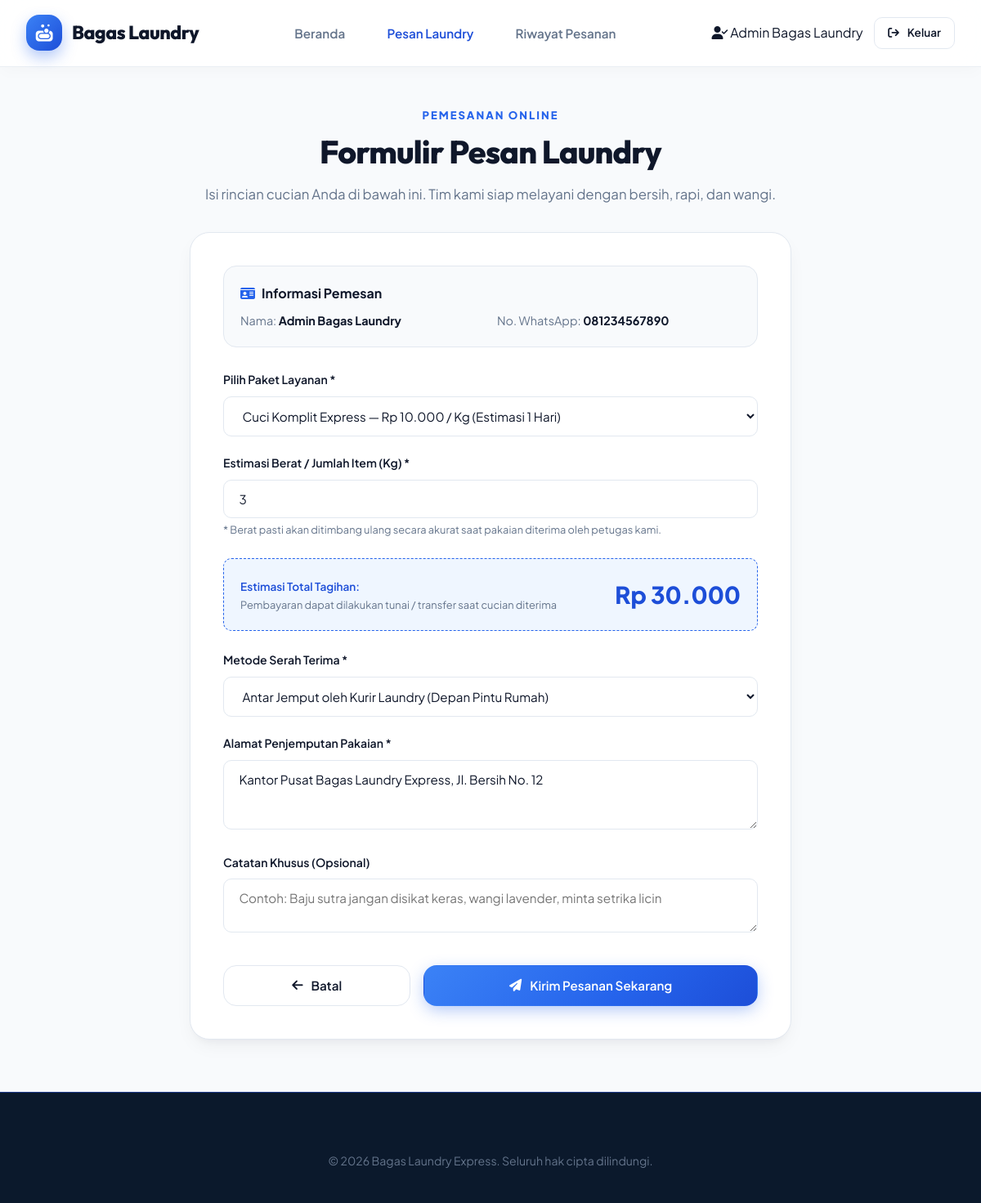
The app's page /pesan.php (signed in) with its own data.
### tables this page shows
CREATE TABLE IF NOT EXISTS `users` (
  `id` INT AUTO_INCREMENT PRIMARY KEY,
  `nama` VARCHAR(100) NOT NULL,
  `email` VARCHAR(100) NOT NULL UNIQUE,
  `password` VARCHAR(255) NOT NULL,
  `no_hp` VARCHAR(20) NOT NULL,
  `alamat` TEXT NULL,
  `role` ENUM('admin', 'pelanggan') NOT NULL DEFAULT 'pelanggan',
  `created_at` TIMESTAMP DEFAULT CURRENT_TIMESTAMP
);

### pesan.php (the view, shortened to what this page needs)
<?php
require_once 'config/database.php';
$user_id = $_SESSION['user_id'];
try {
    $stmt = $pdo->query("SELECT * FROM layanan ORDER BY id ASC");
    $layanan_list = $stmt->fetchAll();
} catch (Exception $e) {
    die("Gagal memuat layanan: " . $e->getMessage());
}
$stmt_user = $pdo->prepare("SELECT * FROM users WHERE id = ?");
$stmt_user->execute([$user_id]);
$current_user = $stmt_user->fetch();
$selected_layanan_id = isset($_GET['layanan']) ? (int)$_GET['layanan'] : ($layanan_list[0]['id'] ?? 1);
?>
<!DOCTYPE html>
<html lang="id">
<head>
    <link rel="stylesheet" href="https://cdnjs.cloudflare.com/ajax/libs/font-awesome/6.5.1/css/all.min.css">
    <link rel="stylesheet" href="assets/css/style.css">
</head>
<body>
    <header class="navbar">
        <div class="nav-container">
            <a href="index.php" class="brand-logo">
                <div class="brand-icon">
                    <i class="fa-solid fa-soap"></i>
                </div>
                <span>Bagas Laundry</span>
            </a>
            <nav class="nav-menu">
                <a href="index.php" class="nav-link">Beranda</a>
                <a href="pesan.php" class="nav-link active">Pesan Laundry</a>
                <a href="riwayat.php" class="nav-link">Riwayat Pesanan</a>
            </nav>
            <div class="nav-auth">
                <div class="user-profile-badge">
                    <i class="fa-solid fa-user-check"></i>
                    <span><?= htmlspecialchars($_SESSION['user_nama']) ?></span>
                </div>
                <a href="auth/logout.php" class="btn btn-sm btn-outline" title="Keluar">
                    <i class="fa-solid fa-arrow-right-from-bracket"></i> Keluar
                </a>
            </div>
        </div>
    </header>
    <main class="section" style="max-width: 800px; padding-top: 3rem; padding-bottom: 4rem;">
        <div style="margin-bottom: 2rem; text-align: center;">
            <span class="section-subtitle">Pemesanan Online</span>
            <h1 class="section-title">Formulir Pesan Laundry</h1>
            <p class="section-desc">Isi rincian cucian Anda di bawah ini. Tim kami siap melayani dengan bersih, rapi, dan wangi.</p>
        </div>
        <div style="background: white; border-radius: var(--radius-lg); border: 1px solid var(--border); box-shadow: var(--shadow-md); padding: 2.5rem;">
            <form action="pesan.php" method="POST">
                <div style="background: var(--bg-page); padding: 1.25rem; border-radius: var(--radius-md); border: 1px solid var(--border); margin-bottom: 1.75rem;">
                    <div style="font-weight: 700; color: var(--secondary); margin-bottom: 0.5rem; display: flex; align-items: center; gap: 8px;">
                        <i class="fa-solid fa-id-card" style="color: var(--primary);"></i> Informasi Pemesan
                    </div>
                    <div style="display: grid; grid-template-columns: 1fr 1fr; gap: 1rem; font-size: 0.9rem;">
                        <div>
                            <span style="color: var(--muted);">Nama:</span> <strong><?= htmlspecialchars($current_user['nama']) ?></strong>
                        </div>
                        <div>
                            <span style="color: var(--muted);">No. WhatsApp:</span> <strong><?= htmlspecialchars($current_user['no_hp']) ?></strong>
                        </div>
                    </div>
                </div>
                <div class="form-group">
                    <label class="form-label" for="calc-layanan">Pilih Paket Layanan *</label>
                    <select id="calc-layanan" name="layanan_id" class="form-select" required>
                        <?php foreach ($layanan_list as $l): ?>
                            <option value="<?= $l['id'] ?>"
                                    data-harga="<?= $l['harga'] ?>"
                                    data-jenis="<?= $l['jenis'] ?>"
                                    <?= ($l['id'] == $selected_layanan_id) ? 'selected' : '' ?>>
                                <?= htmlspecialchars($l['nama_paket']) ?> — <?= rupiah($l['harga']) ?> / <?= $l['jenis'] === 'kiloan' ? 'Kg' : 'Item' ?> (Estimasi <?= $l['estimasi_hari'] ?> Hari)
                            </option>
                        <?php endforeach; ?>
                    </select>
                </div>
                <div class="form-group">
                    <label class="form-label" for="calc-jumlah">Estimasi Berat / Jumlah Item (<span id="calc-satuan-label">Kg</span>) *</label>
                    <input type="number" id="calc-jumlah" name="berat_jumlah" class="form-control" value="3" min="1" step="0.5" required>
                    <small style="color: var(--muted); font-size: 0.8rem; margin-top: 4px; display: block;">
                        * Berat pasti akan ditimbang ulang secara akurat saat pakaian diterima oleh petugas kami.
                    </small>
                </div>
                <div style="margin: 1.5rem 0; padding: 1.25rem; background: var(--primary-subtle); border-radius: var(--radius-sm); border: 1.5px dashed var(--primary); display: flex; justify-content: space-between; align-items: center;">
                    <div>
                        <span style="font-size: 0.85rem; color: var(--primary-dark); font-weight: 600;">Estimasi Total Tagihan:</span>
                        <div style="font-size: 0.8rem; color: var(--muted);">Pembayaran dapat dilakukan tunai / transfer saat cucian diterima</div>
                    </div>
                    <div id="calc-total" style="font-size: 1.8rem; font-weight: 800; color: var(--primary-dark);">
                    </div>
                </div>
                <div class="form-group">
                    <label class="form-label" for="metode_pengambilan">Metode Serah Terima *</label>
                    <select id="metode_pengambilan" name="metode_pengambilan" class="form-select" required>
                        <option value="antar_jemput">Antar Jemput oleh Kurir Laundry (Depan Pintu Rumah)</option>
                    </select>
                </div>
                <div class="form-group" id="alamat-jemput-group">
                    <label class="form-label" for="alamat_jemput">Alamat Penjemputan Pakaian *</label>
                    <textarea id="alamat_jemput" name="alamat_jemput" class="form-control" rows="3" placeholder="Masukkan alamat lengkap penjemputan beserta patokan rumah..."><?= htmlspecialchars($current_user['alamat'] ?? '') ?></textarea>
                </div>
                <div class="form-group">
                    <label class="form-label" for="catatan">Catatan Khusus (Opsional)</label>
                    <textarea id="catatan" name="catatan" class="form-control" rows="2" placeholder="Contoh: Baju sutra jangan disikat keras, wangi lavender, minta setrika licin"></textarea>
                </div>
                <div style="margin-top: 2rem; display: flex; gap: 1rem;">
                    <a href="index.php" class="btn btn-outline" style="flex: 1;">
                        <i class="fa-solid fa-arrow-left"></i> Batal
                    </a>
                    <button type="submit" class="btn btn-primary" style="flex: 2;">
                        <i class="fa-solid fa-paper-plane"></i> Kirim Pesanan Sekarang
                    </button>
                </div>
            </form>
        </div>
    </main>
    <footer class="footer">
        <div class="footer-bottom" style="border: none; padding-top: 0;">
            &copy; <?= date('Y') ?> Bagas Laundry Express. Seluruh hak cipta dilindungi.
        </div>
    </footer>
</body>
</html>

### records on screen
users: nama "Admin Bagas Laundry", no_hp "081234567890", alamat_jemput "Kantor Pusat Bagas Laundry Express, Jl. Bersih No. 12"

### other values on screen
$_SESSION['user_nama'] "Admin Bagas Laundry"
form field layanan_id "Cuci Komplit Express — Rp 10.000 / Kg (Estimasi 1 Hari)"
